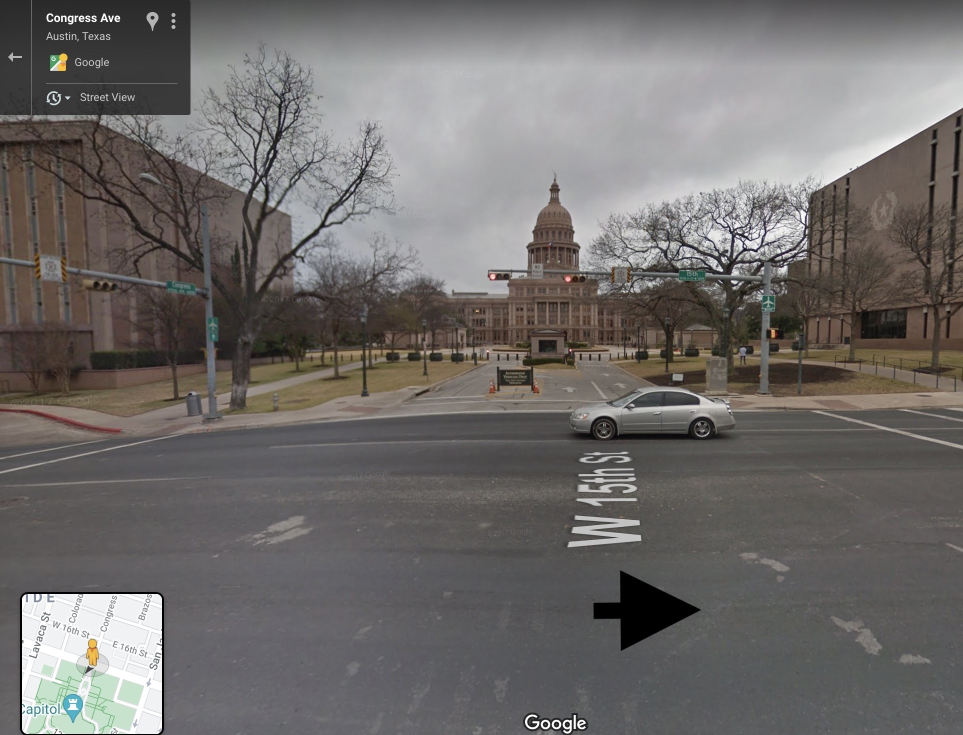
#> input picture input/12 arrow_pics/0.JPEG, 1926 x 1470 px, found by its file name (shown at 1/2 size); its folder holds 4 pictures in this run
$ python project.py
#> lines starting #> are read from the running program, lines starting #| are printed output that depends on the picture; after the words box and inside, x2 and y2 are one past the last pixel; in counts of white or black regions, pixels touching at a corner belong together
# Run the program with "$python project.py"
# Code was added to Github in files so git clone should allow the file paths
# to remain consistent
import cv2
import sys

# Get xml files for creation of cascades
cascPath = "cascade_right.xml"
cascPath2 = "cascade_left.xml"

# Create the haar cascade
arrowCascade = cv2.CascadeClassifier(cascPath)
arrowCascade2 = cv2.CascadeClassifier(cascPath2)

# Count beginning for the number of intersections the code needs to evaluate
i = 0

# Open an output file and set it as the standard output
with open('.\\output\\output.txt', 'w') as f:
    sys.stdout = f

    # Read the image
    imagePath = (f".\\input\\12 arrow_pics\\{i}.JPEG")
    image = cv2.imread(imagePath)
#> image is the input picture: shape (1470, 1926, 3); mean B, G, R 106.3, 108.1, 111.3
    # Convert the image to greyscale for faster, easier arrow detection
    gray = cv2.cvtColor(image, cv2.COLOR_BGR2GRAY)
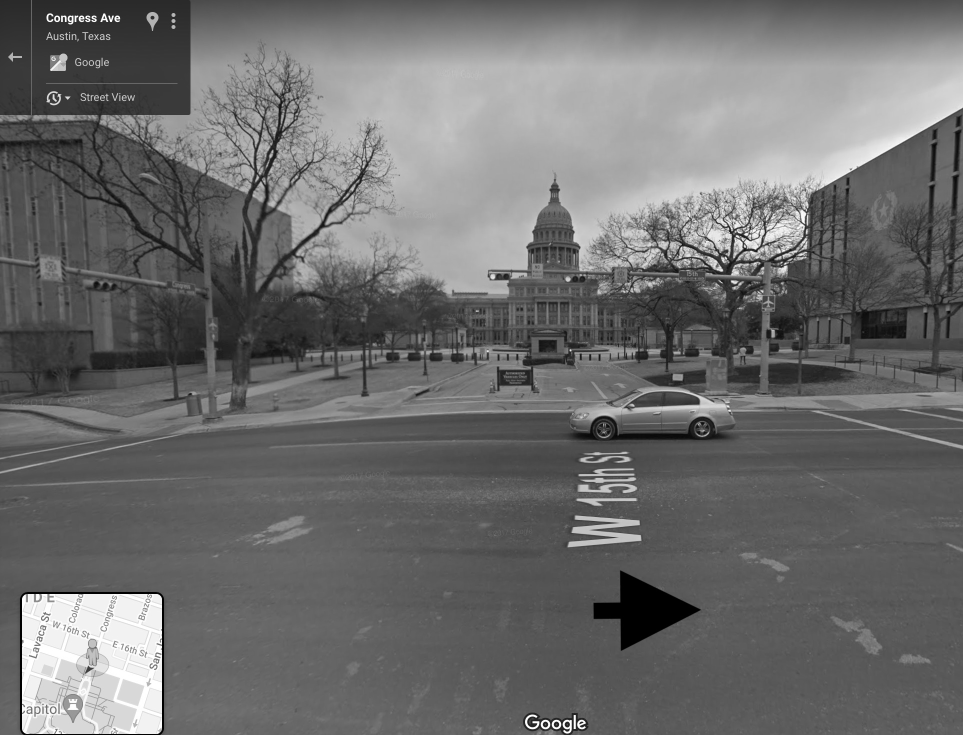
#> gray: shape (1470, 1926) (shown at 1/2 size); min 0, max 255, mean 108.8

    # Detect arrows in the image
    arrows = arrowCascade.detectMultiScale(
        gray,
        scaleFactor=1.1,
        minNeighbors=5,
        minSize=(30, 30),
    )
#> arrows = [[1242, 1160, 161, 121]]
    arrows2 = arrowCascade2.detectMultiScale(
        gray,
        scaleFactor=1.1,
        minNeighbors=5,
        minSize=(30, 30),
    )
#> arrows2 = ()

    # Calculates total number of arrows in the image for control purposes
    numarrows = len(arrows2) + len(arrows)
#> numarrows = 1

    print(f'Intersection {i+1}, image {i}.JPG')
    print(f"Found {numarrows} arrows")

    # Determines arrow direction for selection of proceeding file name
    if arrows is not None:
        direction = "right"
    elif arrows2 is not None:
        direction = "left"
    else:
        print(f'ERROR: No arrows detected in {imagePath}')
        exit()

    print(f'Arrow direction: {direction}')

    # Draw a rectangle around the arrows in the color image
    for (x, y, w, h) in arrows:
        cv2.rectangle(image, (x, y), (x+w, y+h), (0, 255, 0), 2)
#> this loop made 1 pass
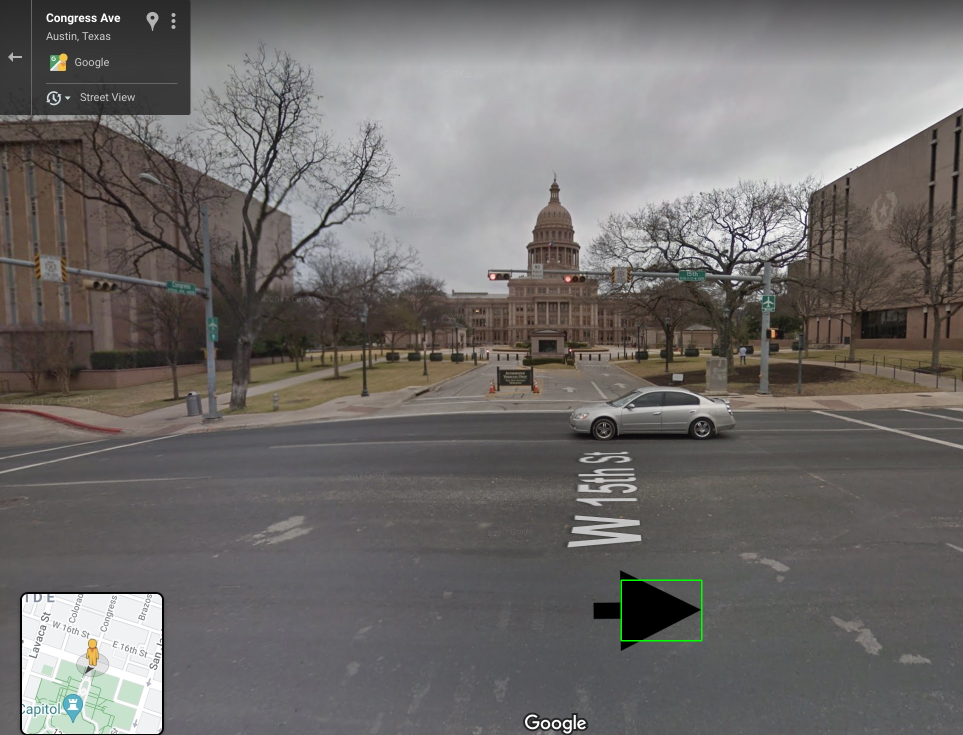
#> image: shape (1470, 1926, 3) (shown at 1/2 size); 0.06% of pixels changed, all inside (x1, y1, x2, y2) = (1241, 1159, 1405, 1283)
    for (x, y, w, h) in arrows2:
        cv2.rectangle(image, (x, y), (x+w, y+h), (0, 255, 0), 2)
#> this loop made 0 passes

    # Uses rectangle size as determinant for program delay
    if w< 200 and h<200:
        # Output the edited image to the screen so the delay between images can be
            # utilized as vehicle "speed"
        cv2.imshow(f"arrows found in {i}.JPEG", image)
        # Save the image with a box around the arrows in the output folder
        cv2.imwrite(f".\\output\\{i}.JPG", image)
        # Pauses the program for the designated time for vehicle "speed" purposes
        cv2.waitKey(2000)
        print('Time to reach next intersection: 2 seconds \n')
    else:
        cv2.imshow(f"arrows found in {i}.JPEG", image)
        cv2.imwrite(f".\\output\\{i}.JPG", image)
        cv2.waitKey(6000)
        print('Time to reach next intersection: 6 seconds \n')

    # Resets arrow matrices
    arrows = 0
    arrows2 = 0

    # Loop through the remaining intersections
    # Code is a repeat of above with few changes
        # File name is now directional
        # Exit statement for when final desitnation has been reached was added
    while i < 6:
        # Read the image
        imagePath = (f".\\input\\12 arrow_pics\\{i}-{direction}.JPEG")
        image = cv2.imread(imagePath)
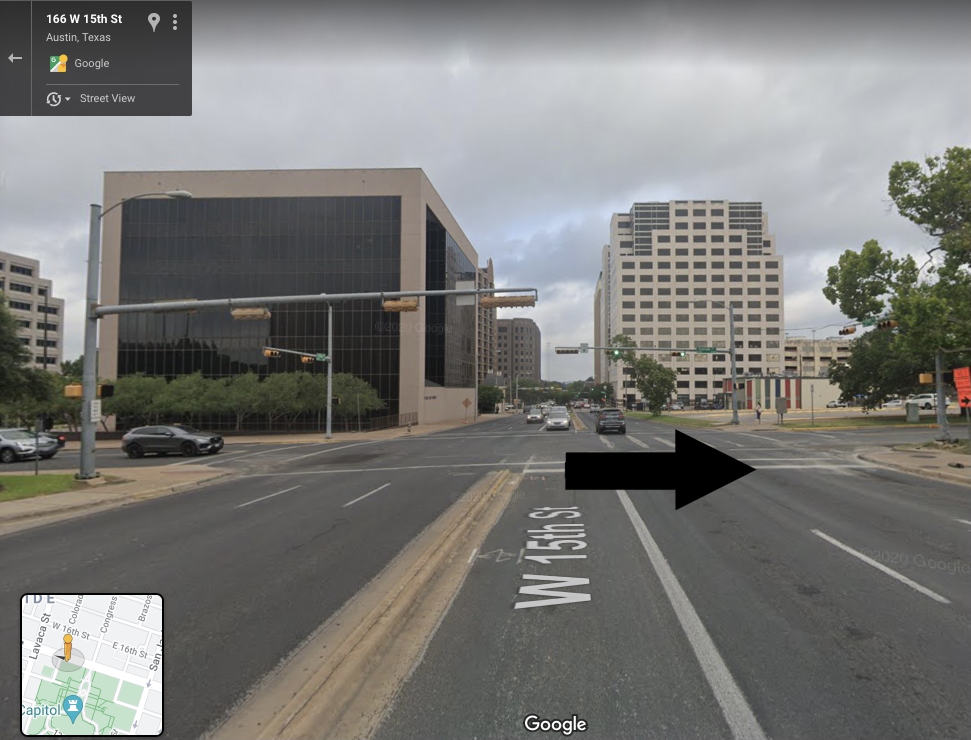
#> input picture input/12 arrow_pics/0-right.JPEG, 1941 x 1479 px, found by its file name (shown at 1/2 size)
#> image is the input picture: shape (1479, 1941, 3); mean B, G, R 118.9, 121.3, 121.8
        gray = cv2.cvtColor(image, cv2.COLOR_BGR2GRAY)
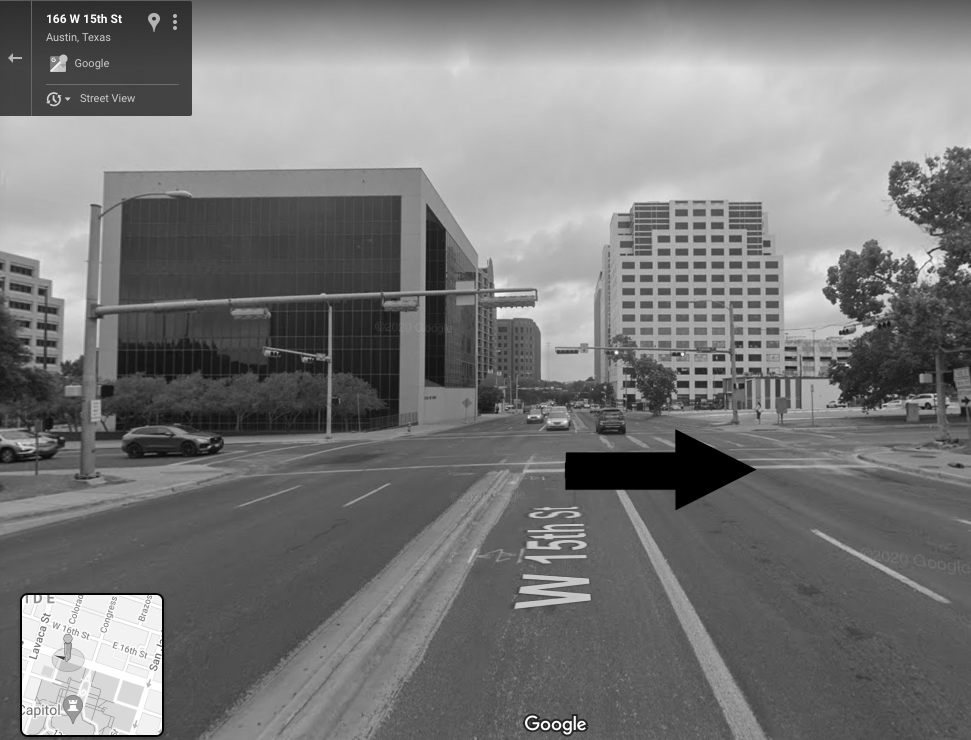
#> gray: shape (1479, 1941) (shown at 1/2 size); min 0, max 255, mean 121.2
        print(imagePath)

        # Detect arrows in the image
        arrows = arrowCascade.detectMultiScale(
            gray,
            scaleFactor=1.1,
            minNeighbors=5,
            minSize=(30, 30),
        )
#> arrows = [[1170, 814, 337, 253]]
        arrows2 = arrowCascade2.detectMultiScale(
            gray,
            scaleFactor=1.1,
            minNeighbors=5,
            minSize=(30, 30),
        )

        numarrows = len(arrows2) + len(arrows)

        print(f'Intersection {i+2}, image {i}-{direction}.JPG')

        # 2 arrows on an image are utilized to indicate the final destination has been reached
        if numarrows == 2:
            for (x, y, w, h) in arrows:
                cv2.rectangle(image, (x, y), (x+w, y+h), (0, 255, 0), 2)
            for (x, y, w, h) in arrows2:
                cv2.rectangle(image, (x, y), (x+w, y+h), (0, 255, 0), 2)

            print(f"Found {numarrows} arrows")
            cv2.imshow(f"arrows found in {i}-{direction}.JPEG", image)
            cv2.imwrite(f".\\output\\{i}-{direction}.JPG", image)
            cv2.waitKey(6000)
            print("Final Destination!")
            exit()

        print(f"Found {numarrows} arrows")

        if len(arrows):
            direction = "right"
        elif len(arrows2):
            direction = "left"
        else:
            print(f'ERROR: No arrows detected in {imagePath}')
            exit()

        print(f'Arrow direction: {direction}')

        # Street intersection enumeration
        i += 1

        # Draw a rectangle around the arrows
        for (x, y, w, h) in arrows:
            cv2.rectangle(image, (x, y), (x+w, y+h), (0, 255, 0), 2)
#> this loop made 1 pass
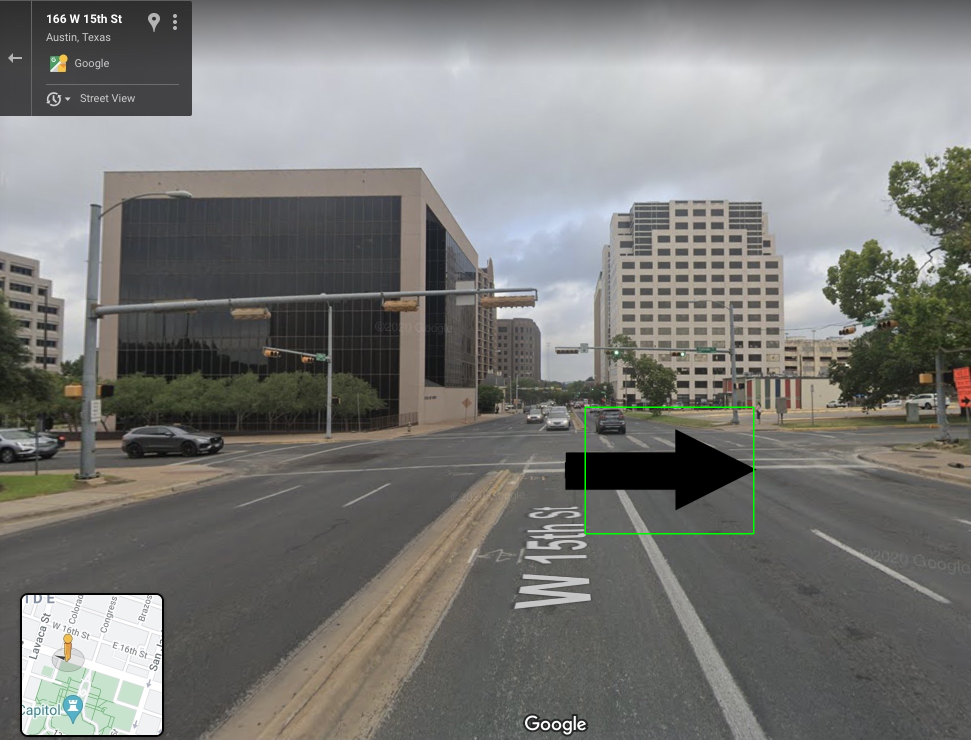
#> image: shape (1479, 1941, 3) (shown at 1/2 size); 0.12% of pixels changed, all inside (x1, y1, x2, y2) = (1169, 813, 1509, 1069)
        for (x, y, w, h) in arrows2:
            cv2.rectangle(image, (x, y), (x+w, y+h), (0, 255, 0), 2)

        if w< 200 and h<200:
            cv2.imshow(f"arrows found in {i}-{direction}.JPEG", image)
            cv2.imwrite(f".\\output\\{i}-{direction}.JPG", image)
            cv2.waitKey(2000)
            print('Time to reach next intersection: 2 seconds \n')
        else:
            cv2.imshow(f"arrows found in {i}-{direction}.JPEG", image)
            cv2.imwrite(f".\\output\\{i}-{direction}.JPG", image)
            cv2.waitKey(6000)
            print('Time to reach next intersection: 6 seconds \n')

        arrows = 0
        arrows2 = 0
